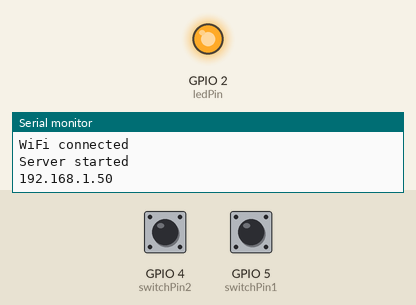
Recording of a sketch running on a simulated ESP8266 (NodeMCU). Shown: output pins drawn as LEDs (lit = HIGH), the last lines printed to the serial monitor. The test bench sets the inputs (shaded band); at power-on: GPIO 4 (switchPin2) LOW, GPIO 5 (switchPin1) LOW. WiFi joins after 1.5 s; servers stay silent unless stated; uploads are accepted with an empty reply.

Above: at 2.7 s.
2.8 s: GPIO 4 (switchPin2) pulled HIGH for 0.15 s
At 3.3 s:
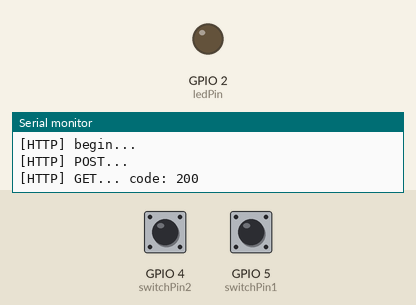
4.4 s: GPIO 4 (switchPin2) pulled HIGH for 1 s
At 7.8 s:
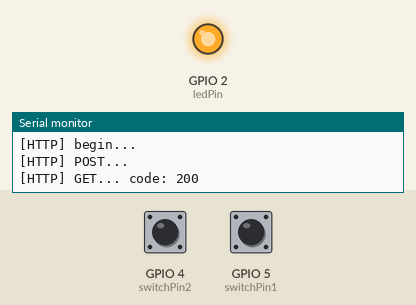
8.4 s: GPIO 4 (switchPin2) pulled HIGH for 3.2 s
At 8.7 s:
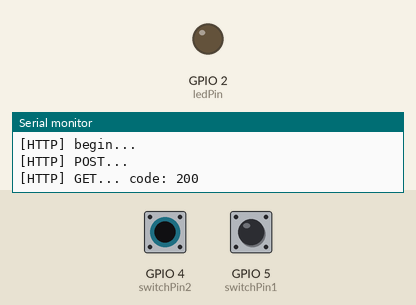
Timing chart, 0 to 14.3 s (numbered marks = the images above; inputs shaded):
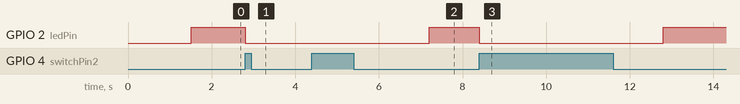

The sketch:

TouchNEU.ino
```cpp
#include <ESP8266WiFi.h>
#include <ESP8266WiFiAP.h>
#include <ESP8266WiFiGeneric.h>
#include <ESP8266WiFiMulti.h>
#include <ESP8266WiFiScan.h>
#include <ESP8266WiFiSTA.h>
#include <ESP8266WiFiType.h>
#include <WiFiClient.h>
#include <WiFiClientSecure.h>
#include <WiFiServer.h>
#include <WiFiUdp.h>
#include <string.h>
#include <ESP8266HTTPClient.h>

#define USE_SERIAL Serial

// GLOBAL VARIABLES

// Zugangsdaten für WLAN
const char* ssid = "Private";
const char* password = "capgemini";

WiFiServer server(80);
WiFiClient client;

String serverpublic = "172.20.10.9/api";

const int ledPin = BUILTIN_LED;
const int switchPin1 = 5;
const int switchPin2 = 4;

int buttonState1 = 0;
int buttonState2 = 0;

// Deklaration der startWiFi Methode
void startWiFi();

void setup() {
  Serial.begin(115200);
  delay(10);

  WiFi.mode(WIFI_STA);
  startWiFi();

  pinMode(ledPin, OUTPUT);
  pinMode(switchPin1, INPUT);
  pinMode(switchPin2, INPUT);
}

void loop(){

  if (WiFi.status() != WL_CONNECTED) {
    startWiFi();
  }

   buttonState1 = digitalRead(switchPin1);
   buttonState2 = digitalRead(switchPin2);

  if (buttonState1 == HIGH){
    digitalWrite(ledPin, LOW);
    Serial.println("Schalter 1");

    postData(1);
   delay(2000);
  }
  else if (buttonState2 == HIGH){
    digitalWrite(ledPin, LOW);
    Serial.println("Schalter 2");

    postData(0);
   delay(2000);
  }else{
    digitalWrite(ledPin, HIGH);
  }


}

void startWiFi() {
  Serial.println();
  Serial.println();
  Serial.println("Connecting to ");
  Serial.println(ssid);

  WiFi.begin(ssid, password);

  while (WiFi.status() != WL_CONNECTED) {
    delay(500);
    Serial.println();
  }

  Serial.println("");
  Serial.println("WiFi connected");

  server.begin();
  Serial.println("Server started");
  Serial.println(WiFi.localIP());
}

void postData(int val) {


        HTTPClient http;

        USE_SERIAL.print("[HTTP] begin...\n");

        // SERVICE URL
        String address = "http://";
        address += serverpublic;
        address += "/clicks";
        http.begin(address); //HTTP

        String body = "{\"place\": \"/places/1\",\"type\": \"";
        String bodys = body + val + "\",\"timestamp\":\"2016-12-05 15:23:10\"}";

        USE_SERIAL.print("[HTTP] POST...\n");
        // start connection and send HTTP header
        http.addHeader("Content-Type", "application/json");
        int httpCode = http.POST(bodys);

        // httpCode will be negative on error
        if(httpCode >= 0) {
            // HTTP header has been send and Server response header has been handled
            USE_SERIAL.printf("[HTTP] GET... code: %d\n", httpCode);

            http.end();
      }
}
```

Measured:
- after the input at 2.8 s, GPIO 2 (ledPin): HIGH → LOW at once
- after the input at 4.4 s, GPIO 2 (ledPin): LOW → HIGH after 2.8 s instead of 0.60 s
- after the input at 8.4 s, GPIO 2 (ledPin): HIGH → LOW at once, → HIGH 4.4 s later
